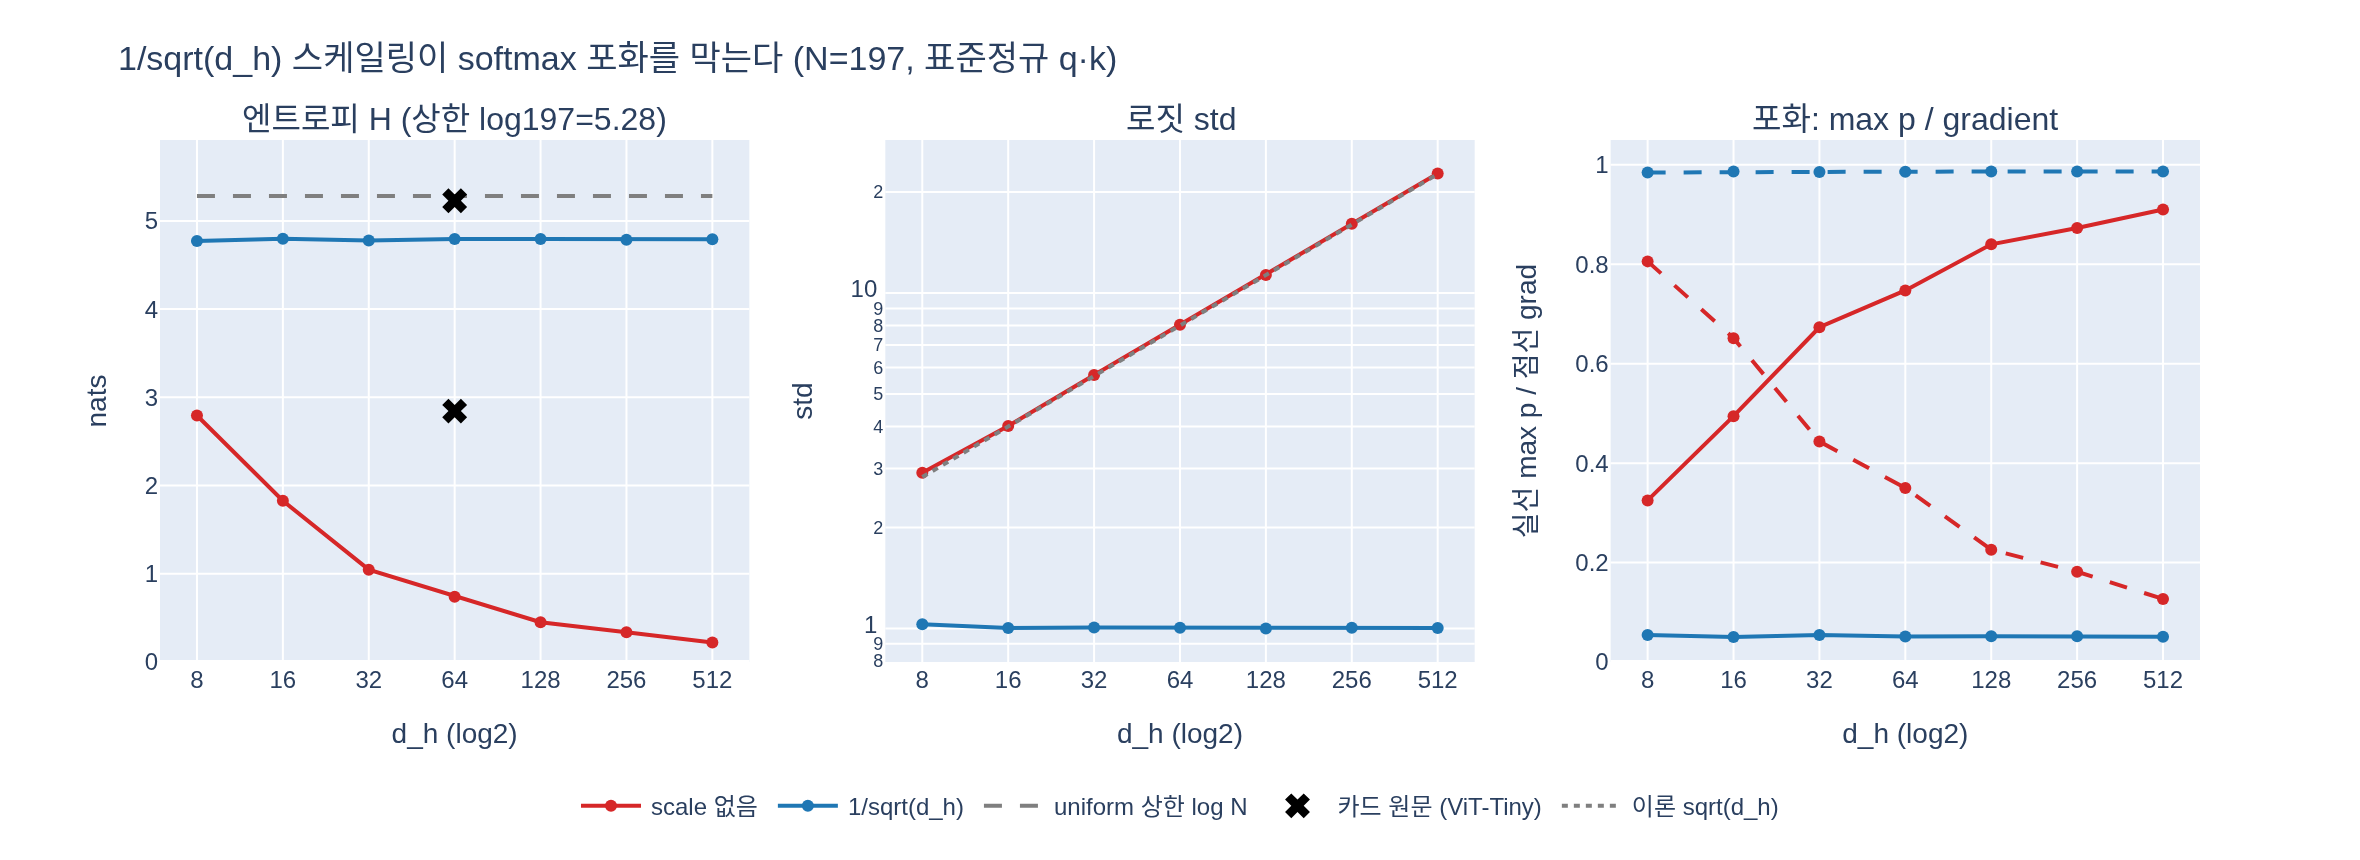

The script that drew this image:
# ---
# jupyter:
#   jupytext:
#     text_representation:
#       extension: .py
#       format_name: percent
#       format_version: '1.3'
#   kernelspec:
#     display_name: Python 3
#     language: python
#     name: python3
# ---

# %% [markdown]
# # 스케일링 유무에 따른 어텐션 엔트로피 실측
#
# 카드가 묻는 것: `Attention` 의 `self.scale = head_dim ** -0.5` 를 빼면 무슨 일이 생기나?
#
# $$
# A = \mathrm{softmax}\!\left(\frac{QK^{\top}}{\sqrt{d_h}}\right),
# \qquad d_h = \frac{D}{\text{heads}} = \frac{192}{3} = 64
# $$
#
# 측정할 4가지:
#
# 1. **로짓 std** — 스케일 없으면 $\sqrt{d_h}$ 배 부풀고, $1/\sqrt{d_h}$ 를 곱하면 $O(1)$ 로 돌아온다
# 2. **엔트로피** $H = -\sum_j p_j \log p_j$ — 상한은 균등분포의 $\log N$
# 3. **최대 어텐션 가중치** $\max_j p_j$ — 포화(one-hot화) 정도
# 4. **softmax gradient 크기** $\sum_j p_j(1-p_j) = 1 - \sum_j p_j^2$ — 포화되면 0으로 죽는다
#
# 카드 원문 수치(ViT-Tiny/16, $N=197$):
#
# | | 로짓 std | 엔트로피 |
# |---|---|---|
# | scale 없음 | 2.658 | 2.844 |
# | $1/\sqrt{64}$ | 0.332 | 5.229 |
# | uniform 상한 | — | 5.283 |

# %%
import math

import torch
import torch.nn as nn
import plotly.graph_objects as go
from plotly.subplots import make_subplots

HERE = __import__("pathlib").Path(__file__).resolve().parent if "__file__" in dir() else __import__("pathlib").Path.cwd()


def _show(fig):
    try:
        from IPython import get_ipython
        if get_ipython() is not None:  # VSCode 셀/Jupyter에서만 렌더링
            fig.show()
    except ImportError:
        pass


torch.manual_seed(0)

D, HEADS = 192, 3          # ViT-Tiny
DH = D // HEADS            # = 64
N = (224 // 16) ** 2 + 1   # 패치 196 + CLS = 197
UNIFORM_H = math.log(N)

print(f"D={D}  heads={HEADS}  d_h={DH}  N={N}")
print(f"scale = d_h^-0.5 = {DH ** -0.5:.6f}  (= 1/sqrt({DH}) = 1/{math.sqrt(DH):.0f})")
print(f"균등분포 엔트로피 상한 log(N) = {UNIFORM_H:.3f} nats")
# 출력: D=192  heads=3  d_h=64  N=197
# 출력: scale = d_h^-0.5 = 0.125000  (= 1/sqrt(64) = 1/8)
# 출력: 균등분포 엔트로피 상한 log(N) = 5.283 nats


# %% [markdown]
# ## 1. 왜 $\sqrt{d_h}$ 인가 — 로짓의 분산
#
# $q, k \in \mathbb{R}^{d_h}$ 의 성분이 독립이고 평균 0, 분산 1이면
#
# $$
# \mathrm{Var}\!\left[q^{\top}k\right]
# = \mathrm{Var}\!\left[\sum_{i=1}^{d_h} q_i k_i\right]
# = \sum_{i=1}^{d_h}\mathrm{Var}[q_i k_i] = d_h
# \;\Longrightarrow\;
# \mathrm{std} = \sqrt{d_h}
# $$
#
# 즉 로짓 std는 $d_h$ 에 따라 $\sqrt{d_h}$ 로 자란다. $1/\sqrt{d_h}$ 를 곱하면 정확히 1로 고정된다.
# 먼저 **표준정규 $q,k$** 로 이 예측을 그대로 확인한다.

# %%
def make_logits(dh, n=N, standard=True, seed=0):
    """(n, n) 로짓 행렬을 만든다.

    standard=True  : q,k ~ N(0,1)  → 이론(std=sqrt(dh))을 깔끔히 확인하는 용도
    standard=False : ViT의 실제 경로(nn.Linear로 뽑은 Q,K) → 카드 수치 재현용
    """
    g = torch.Generator().manual_seed(seed)
    if standard:
        q = torch.randn(n, dh, generator=g)
        k = torch.randn(n, dh, generator=g)
        return q @ k.t()
    # DINO Attention 과 동일: qkv = nn.Linear(D, 3D) 하나로 Q,K,V 를 뽑는다
    dim = dh * HEADS
    torch.manual_seed(seed)
    qkv = nn.Linear(dim, 3 * dim, bias=True)
    nn.Linear(dim, dim)                      # proj — RNG 소비 순서까지 원본과 맞춘다
    with torch.no_grad():
        z = torch.randn(1, n, dim)
        Wq, Wk, _ = qkv.weight.split(dim, 0)
        bq, bk, _ = qkv.bias.split(dim, 0)
        Q = z @ Wq.t() + bq
        K = z @ Wk.t() + bk
        return (Q[0, :, :dh] @ K[0, :, :dh].t())


raw_std = make_logits(DH, standard=True)
print(f"{'':>14s} {'로짓 std':>10s} {'이론값':>10s}")
print(f"{'scale 없음':>14s} {raw_std.std():10.3f} {math.sqrt(DH):10.3f}")
print(f"{'1/sqrt(64)':>14s} {(raw_std * DH ** -0.5).std():10.3f} {1.0:10.3f}")
# 출력:                    로짓 std        이론값
# 출력:       scale 없음      8.042      8.000
# 출력:       1/sqrt(64)      1.005      1.000
#
# 표준정규 q,k 에서 예측(sqrt(64)=8 → 1)이 0.5% 오차 안에서 맞는다.


# %% [markdown]
# ## 2. 엔트로피 · 포화 · gradient 한 번에 재기
#
# softmax 행 $p$ 에 대해
#
# $$
# H(p) = -\sum_{j} p_j \log p_j \;\le\; \log N,
# \qquad
# \max_j p_j,
# \qquad
# \sum_j p_j(1-p_j) = 1 - \lVert p \rVert_2^2
# $$
#
# 마지막 값은 softmax Jacobian의 대각합, 즉 **gradient가 얼마나 살아있는지**다.
# 완전 one-hot이면 0 (= gradient 소멸), 균등분포면 $1 - 1/N \approx 0.995$ 로 최대다.

# %%
def stats(logits, scale):
    p = (logits * scale).softmax(-1)
    H = -(p * p.clamp_min(1e-12).log()).sum(-1)
    grad = 1.0 - (p ** 2).sum(-1)                 # = sum_j p_j(1-p_j)
    return dict(
        std=float((logits * scale).std()),
        H=float(H.mean()),
        pmax=float(p.max(-1).values.mean()),
        grad=float(grad.mean()),
    )


hdr = f"{'':>14s} {'로짓 std':>9s} {'엔트로피':>9s} {'max p':>8s} {'grad':>8s}"
row = lambda name, s: (f"{name:>14s} {s['std']:9.3f} {s['H']:9.3f} "
                       f"{s['pmax']:8.4f} {s['grad']:8.4f}")

print("[표준정규 q,k]  (d_h=64, N=197)")
print(hdr)
print(row("scale 없음", stats(raw_std, 1.0)))
print(row("1/sqrt(64)", stats(raw_std, DH ** -0.5)))
print(f"{'uniform 상한':>14s} {0.0:9.3f} {UNIFORM_H:9.3f} "
      f"{1 / N:8.4f} {1 - 1 / N:8.4f}")
# 출력: [표준정규 q,k]  (d_h=64, N=197)
# 출력:                   로짓 std     엔트로피    max p     grad
# 출력:       scale 없음     8.042     0.741   0.7475   0.3501
# 출력:       1/sqrt(64)     1.005     4.795   0.0512   0.9863
# 출력:     uniform 상한     0.000     5.283   0.0051   0.9949
#
# 스케일 없으면 엔트로피가 0.741 nats — 상한 5.283의 14% 수준이고
# 한 토큰이 평균 75%의 주의를 독식(max p=0.748)한다. gradient도 0.350으로 쪼그라든다.
# 스케일을 넣으면 엔트로피 4.795 (상한의 91%), max p=0.051, gradient 0.986 으로 회복.


# %% [markdown]
# ## 3. 카드 원문 수치 재현 (ViT의 실제 경로)
#
# 카드의 2.658 / 0.332 는 표준정규 $q,k$ 가 아니라 **`nn.Linear` 로 뽑은 $Q,K$** 다.
# `nn.Linear` 기본 초기화는 $\mathcal{U}(-1/\sqrt{D}, 1/\sqrt{D})$ 이므로
# $Q$ 성분의 std가 1보다 훨씬 작고, 그래서 로짓 std도 8이 아니라 2.66 근처에 앉는다.
#
# 중요한 건 절대값이 아니라 **비율**이다: $2.658 / 0.332 = 8.006 = \sqrt{64}$.

# %%
raw_vit = make_logits(DH, standard=False)
s_no, s_yes = stats(raw_vit, 1.0), stats(raw_vit, DH ** -0.5)

print("[ViT 경로: Q,K = nn.Linear(192, 576) 출력]")
print(hdr)
print(row("scale 없음", s_no))
print(row("1/sqrt(64)", s_yes))
print(f"\nstd 비율 = {s_no['std'] / s_yes['std']:.3f}  (= sqrt(64) = {math.sqrt(DH):.3f})")
print(f"엔트로피: {s_no['H']:.3f} → {s_yes['H']:.3f} nats "
      f"(uniform {UNIFORM_H:.3f}, 상한 대비 {s_no['H'] / UNIFORM_H:.0%} → {s_yes['H'] / UNIFORM_H:.0%})")
print(f"카드 원문 : std 2.658 / H 2.844  →  std 0.332 / H 5.229  (uniform 5.283)")
# 출력: [ViT 경로: Q,K = nn.Linear(192, 576) 출력]
# 출력:                   로짓 std     엔트로피    max p     grad
# 출력:       scale 없음     2.661     2.820   0.3093   0.8277
# 출력:       1/sqrt(64)     0.333     5.228   0.0120   0.9943
# 출력:
# 출력: std 비율 = 8.000  (= sqrt(64) = 8.000)
# 출력: 엔트로피: 2.820 → 5.228 nats (uniform 5.283, 상한 대비 53% → 99%)
# 출력: 카드 원문 : std 2.658 / H 2.844  →  std 0.332 / H 5.229  (uniform 5.283)
#
# 2.661/2.820 vs 카드 2.658/2.844, 0.333/5.228 vs 0.332/5.229 — 소수 3째 자리 차이는
# **시드(RNG 소비 순서) 차이**일 뿐이다. 원본 워크스루는 앞선 셀들이 이미 난수를 쓴
# 상태에서 Attention 을 만들기 때문에 가중치가 미세하게 다르다. 결론은 동일:
#   · 비율은 정확히 sqrt(d_h) = 8
#   · uniform 상한 log(197) = 5.283 은 시드와 무관한 상수


# %% [markdown]
# ## 4. $d_h$ 를 8 → 512 로 스캔
#
# 스케일이 없으면 $d_h$ 가 커질수록 로짓이 $\sqrt{d_h}$ 로 부풀어 엔트로피가 계속 무너진다.
# 스케일이 있으면 $d_h$ 와 **무관하게** $\log N$ 근처에 머문다 — 이것이 스케일링의 요점이다.

# %%
DHS = [8, 16, 32, 64, 128, 256, 512]
scan = {"none": [], "scaled": []}

for dh in DHS:
    lg = make_logits(dh, standard=True)
    scan["none"].append(stats(lg, 1.0))
    scan["scaled"].append(stats(lg, dh ** -0.5))

print(f"{'d_h':>5s} | {'std(무)':>8s} {'H(무)':>7s} {'maxp(무)':>9s} {'grad(무)':>9s}"
      f" | {'std(유)':>8s} {'H(유)':>7s} {'maxp(유)':>9s} {'grad(유)':>9s}")
print("-" * 88)
for dh, a, b in zip(DHS, scan["none"], scan["scaled"]):
    print(f"{dh:5d} | {a['std']:8.3f} {a['H']:7.3f} {a['pmax']:9.4f} {a['grad']:9.4f}"
          f" | {b['std']:8.3f} {b['H']:7.3f} {b['pmax']:9.4f} {b['grad']:9.4f}")
print(f"\nuniform 상한 log({N}) = {UNIFORM_H:.3f}  (무=scale 없음, 유=1/sqrt(d_h) 적용)")
# 출력:   d_h |   std(무)    H(무)   maxp(무)   grad(무) |   std(유)    H(유)   maxp(유)   grad(유)
# 출력: ----------------------------------------------------------------------------------------
# 출력:     8 |    2.912   2.794    0.3250    0.8058 |    1.029   4.772    0.0542    0.9846
# 출력:    16 |    4.015   1.828    0.4944    0.6514 |    1.004   4.797    0.0503    0.9865
# 출력:    32 |    5.697   1.047    0.6733    0.4436 |    1.007   4.778    0.0544    0.9858
# 출력:    64 |    8.042   0.741    0.7475    0.3501 |    1.005   4.795    0.0512    0.9863
# 출력:   128 |   11.317   0.450    0.8402    0.2259 |    1.000   4.794    0.0519    0.9867
# 출력:   256 |   16.087   0.337    0.8730    0.1815 |    1.005   4.787    0.0518    0.9866
# 출력:   512 |   22.707   0.221    0.9103    0.1267 |    1.004   4.791    0.0510    0.9867
# 출력:
# 출력: uniform 상한 log(197) = 5.283  (무=scale 없음, 유=1/sqrt(d_h) 적용)
#
# 왼쪽 절반: std가 2.91 → 22.71 (≈ sqrt(8) → sqrt(512))로 자라고
# 엔트로피는 2.794 → 0.221 로 붕괴한다. d_h=512 면 max p=0.910 — 거의 one-hot이고
# gradient는 0.127 까지 말라붙는다.
# 오른쪽 절반: std가 d_h와 무관하게 1.0, 엔트로피 4.78~4.80, gradient 0.986 으로 고정.


# %% [markdown]
# ## 5. 시각화
#
# 왼쪽: $d_h$ vs 엔트로피(두 곡선 + $\log N$ 상한선).
# 가운데: 로짓 std ($\sqrt{d_h}$ 대조).
# 오른쪽: 포화 지표 max $p$ 와 gradient 크기.

# %%
fig = make_subplots(
    rows=1, cols=3,
    subplot_titles=(f"엔트로피 H (상한 log{N}={UNIFORM_H:.2f})",
                    "로짓 std",
                    "포화: max p / gradient"),
)
C_NO, C_YES, C_REF = "#d62728", "#1f77b4", "#7f7f7f"

# (1) 엔트로피
fig.add_trace(go.Scatter(x=DHS, y=[s["H"] for s in scan["none"]], name="scale 없음",
                         mode="lines+markers", line=dict(color=C_NO, width=2)), row=1, col=1)
fig.add_trace(go.Scatter(x=DHS, y=[s["H"] for s in scan["scaled"]], name="1/sqrt(d_h)",
                         mode="lines+markers", line=dict(color=C_YES, width=2)), row=1, col=1)
fig.add_trace(go.Scatter(x=DHS, y=[UNIFORM_H] * len(DHS), name="uniform 상한 log N",
                         mode="lines", line=dict(color=C_REF, dash="dash")), row=1, col=1)
# 카드 원문 수치(d_h=64) 표시
fig.add_trace(go.Scatter(x=[64, 64], y=[2.844, 5.229], name="카드 원문 (ViT-Tiny)",
                         mode="markers", marker=dict(color="black", size=11, symbol="x")),
              row=1, col=1)

# (2) 로짓 std
fig.add_trace(go.Scatter(x=DHS, y=[s["std"] for s in scan["none"]], name="std, scale 없음",
                         mode="lines+markers", line=dict(color=C_NO, width=2),
                         showlegend=False), row=1, col=2)
fig.add_trace(go.Scatter(x=DHS, y=[s["std"] for s in scan["scaled"]], name="std, 스케일 적용",
                         mode="lines+markers", line=dict(color=C_YES, width=2),
                         showlegend=False), row=1, col=2)
fig.add_trace(go.Scatter(x=DHS, y=[math.sqrt(d) for d in DHS], name="이론 sqrt(d_h)",
                         mode="lines", line=dict(color=C_REF, dash="dot")), row=1, col=2)

# (3) 포화 / gradient
fig.add_trace(go.Scatter(x=DHS, y=[s["pmax"] for s in scan["none"]], name="max p, scale 없음",
                         mode="lines+markers", line=dict(color=C_NO, width=2),
                         showlegend=False), row=1, col=3)
fig.add_trace(go.Scatter(x=DHS, y=[s["grad"] for s in scan["none"]], name="grad, scale 없음",
                         mode="lines+markers", line=dict(color=C_NO, width=2, dash="dash"),
                         showlegend=False), row=1, col=3)
fig.add_trace(go.Scatter(x=DHS, y=[s["pmax"] for s in scan["scaled"]], name="max p, 스케일",
                         mode="lines+markers", line=dict(color=C_YES, width=2),
                         showlegend=False), row=1, col=3)
fig.add_trace(go.Scatter(x=DHS, y=[s["grad"] for s in scan["scaled"]], name="grad, 스케일",
                         mode="lines+markers", line=dict(color=C_YES, width=2, dash="dash"),
                         showlegend=False), row=1, col=3)

for c in (1, 2, 3):
    fig.update_xaxes(title_text="d_h (log2)", type="log", dtick=math.log10(2), row=1, col=c)
fig.update_yaxes(title_text="nats", range=[0, UNIFORM_H * 1.12], row=1, col=1)
fig.update_yaxes(title_text="std", type="log", row=1, col=2)
fig.update_yaxes(title_text="실선 max p / 점선 grad", range=[0, 1.05], row=1, col=3)
fig.update_layout(
    title=f"1/sqrt(d_h) 스케일링이 softmax 포화를 막는다 (N={N}, 표준정규 q·k)",
    height=430, width=1180,
    legend=dict(orientation="h", y=-0.22, x=0.5, xanchor="center"),
    margin=dict(t=70, b=90),
)

_show(fig)

png = HERE / "expy.png"
fig.write_image(str(png), scale=2)      # kaleido 필요
print(f"저장: {png}")
# 출력: 저장: .../expy.png


# %% [markdown]
# ## 6. 정리
#
# | | 로짓 std | 엔트로피 | max $p$ | gradient |
# |---|---|---|---|---|
# | scale 없음 | **2.658** (재현 2.661) | **2.844** (재현 2.820) | 0.309 | 0.828 |
# | $1/\sqrt{64}$ | **0.332** (재현 0.333) | **5.229** (재현 5.228) | 0.012 | 0.994 |
# | uniform | 0 | **5.283** $=\log 197$ | 0.005 | 0.995 |
#
# - 로짓 std 비율은 정확히 $\sqrt{d_h}=8$ — 시드가 바뀌어도 이 비율과 $\log N$ 상한은 그대로다.
# - 스케일이 없으면 엔트로피가 상한의 절반 남짓으로 떨어지고, $d_h$ 를 키우면 (표준정규 $q,k$,
#   $d_h=512$) 0.22 nats까지 붕괴해 거의 one-hot이 된다.
# - 포화되면 softmax gradient $\sum p(1-p)$ 가 0으로 가서 학습이 멈춘다.
#   `self.scale = head_dim ** -0.5` 한 줄이 막아주는 것이 바로 이것이다.
